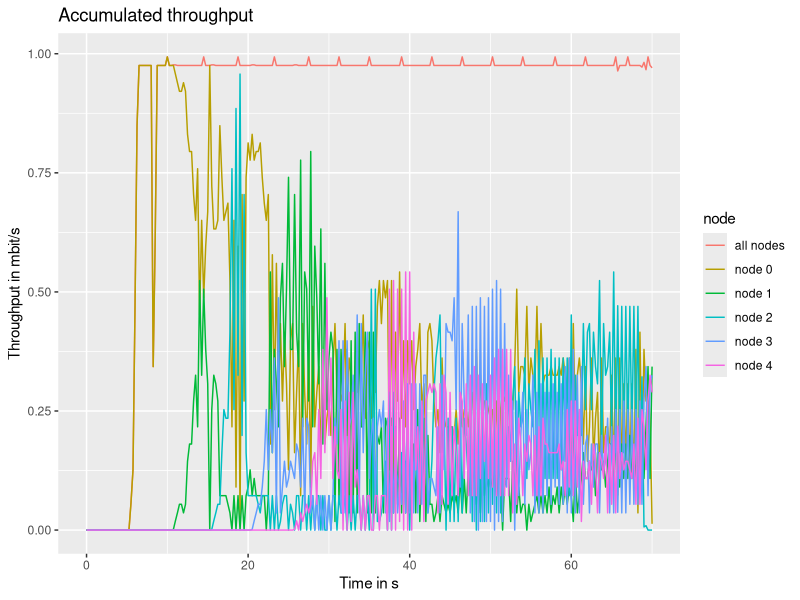

Generate this figure with R:
library(ggplot2)

pdf(file="ReNe_SoSe_2013_PA2a_943147_accu.pdf", onefile=TRUE, pagecentre=TRUE, width=30, height=15)

file <- read.csv(file="./ReNe_SoSe_2013_PA2a_943147_accuthroughput.csv", head=TRUE, sep=",")

print(
  qplot(time,bytes,data=file,geom="line",color=node, xlab="Time in s", ylab="Throughput in mbit/s", main="Accumulated throughput")
)